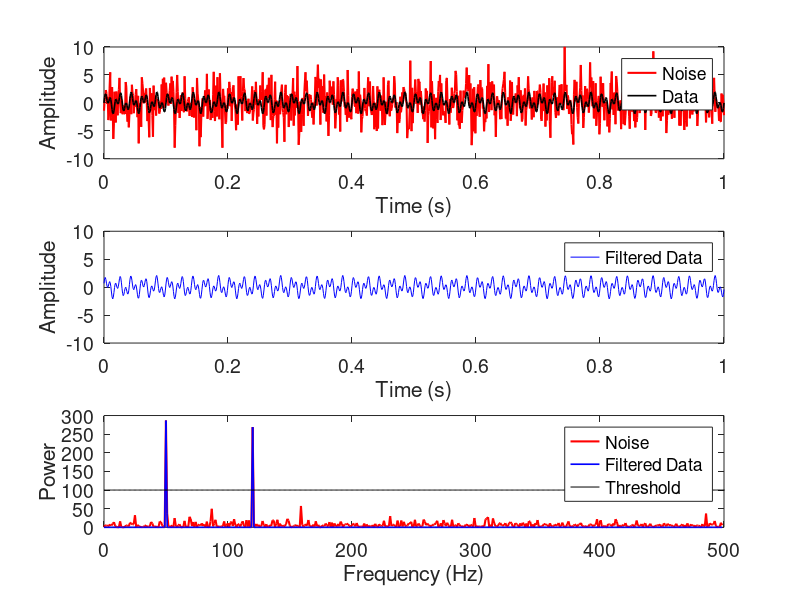

Here is the MATLAB script that generated this plot:
%% Generate signal data and noise
dt     = .001;                              % time resolution, 'sample rate'
t      = 0:dt:1;                            % time vector
fclean = sin(2*pi*50*t) + sin(2*pi*120*t);  % sum of 2 frequencies
f      = fclean + 2.5*randn(size(t));       % add noise


% Plot signal and noise vectors
figure
subplot(3,1,1)
plot(t,f,'r','LineWidth',1.5), hold on
plot(t,fclean,'k','LineWidth',1.2)
l1 = legend('Noise','Data');set(l1,'FontSize',14)
ylim([-10 10]); set(gca,'FontSize',14)
xlabel('Time (s)')
ylabel('Amplitude')
hold off


% Compute FFT of noisy signal data
n       = length(t);
fhat    = fft(f,n);                     % compute the fast Fourier transform
PSD     = fhat.*conj(fhat)/n;           % calculate power spectrum
freq    = 1/(dt*n)*(0:n);               % create x-axis of frequencies in Hz
L       = 1:floor(n/2);                 % vector with only half of the frequencies


% Use PSD to filter noise
denoiseThreshold = 100;                 % denoise threshold
indices  = PSD>denoiseThreshold;        % select frequency components above threshold
PSDclean = PSD.*indices;                % zero out below threshold
fhat     = indices.*fhat;               % zero out small Fourier coeffs. in signal
ffilt    = ifft(fhat);                  % Inverse FFT


% Plot denoised data
subplot(3,1,2)
plot(t,ffilt,'blue')
legend('Filtered Data')
ylim([-10 10]); set(gca,'FontSize',14)
xlabel('Time (s)')
ylabel('Amplitude')


% Generate threshold vector for plot
noiseThreshold = ones(1,1/dt+1);
noiseThreshold = noiseThreshold*denoiseThreshold;
xVector        = [0:1000];


% Plot power spectrum of noise, filtered data, and threshold
subplot(3,1,3)
plot(freq(L),PSD(L),'r','LineWidth',1.5), hold on
plot(freq(L),PSDclean(L),'-b','LineWidth',1.2)
plot(xVector,noiseThreshold,'black')
xlim([0 500]);set(gca,'FontSize',14)
legend('Noise','Filtered Data','Threshold')
xlabel('Frequency (Hz)')
ylabel('Power')